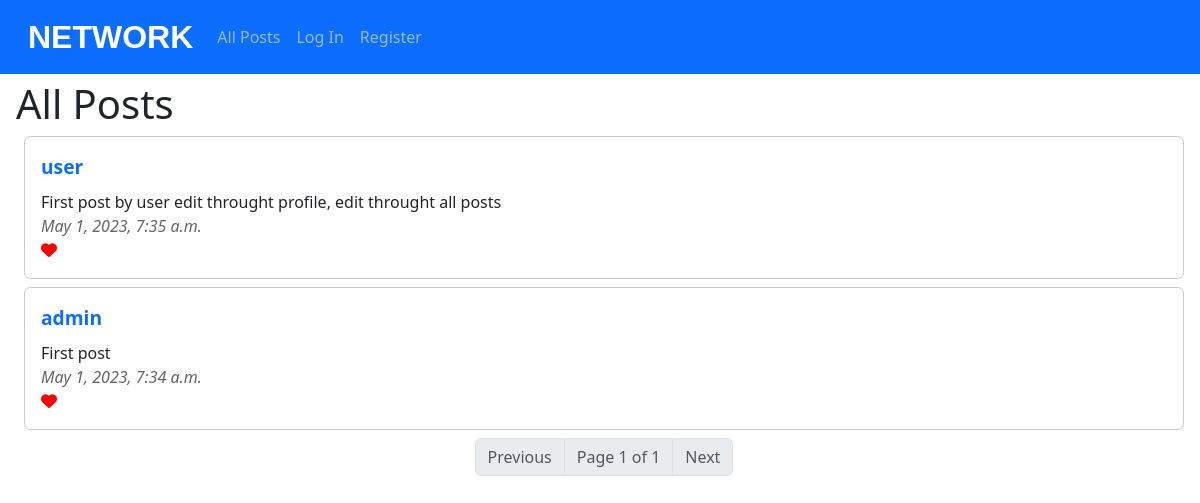
Before: / with the older database file.
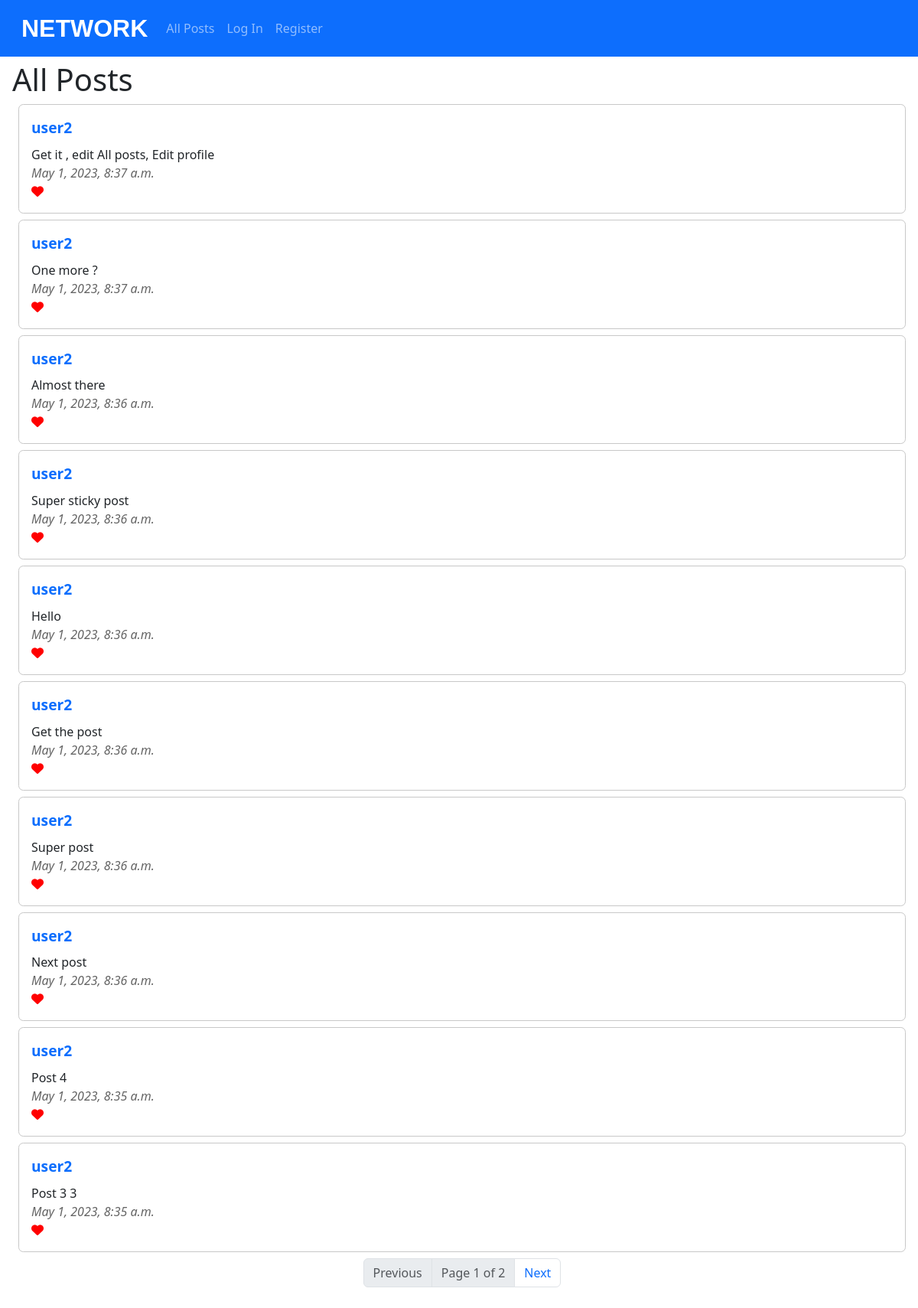
After: the same page with the newer database file.
### network/models.py (models this page shows, shortened)
class Post(models.Model):
    body = models.CharField(max_length=640)                                         # Post text
    date = models.DateTimeField(auto_now_add=True)                                  # Creation date
    date_edit = models.DateTimeField(auto_now=True, blank=True)                     # Edit date
    user = models.ForeignKey(User, on_delete=models.CASCADE)                        # User
    likes = models.ManyToManyField(User, blank=True, related_name="users_likes")    # Likes

class User(AbstractUser):
    pass

### network/views.py (the view)
# urls.py: path("", views.index, name="index"),
def index(request):
    logged_in = False
    if request.user.is_authenticated:
        logged_in = True
    posts = Post.objects.all()
    posts = posts.order_by("-date").all()
    paginator = Paginator(posts, 10)
    page_number = request.GET.get('page')
    page_obj = paginator.get_page(page_number)
    return render(request, "network/index.html", {
        "page_obj": page_obj,
        "logged_in": logged_in,
    })

### network/templates/network/index.html (shortened to what this page needs)
{% extends "network/layout.html" %}
{% block body %}
<div id="index_div">
    <h1 id="heading">All Posts</h1>
    <div id="all_posts">
        {% if page_obj %}
            {% for post in page_obj %}
            <div class="post">
                <div class="post_user"><a href="{% url 'profile' post.user %}">{{ post.user }}</a></div>
                <div class="post_body">{{ post.body }}</div>
                <div class="post_date">{{ post.date }}</div>
                {% if user.is_authenticated %}
                <div class="post_like_button"></div>
                {% else %}
                <div class="post_like_icon"><i class="fa-solid fa-heart" style="color: #ff0000" aria-hidden="true"></i></div>
                {% endif %}
            </div>
            {% endfor %}
            <nav aria-label="Page navigation example">
                <ul class="pagination justify-content-center">
                {% if page_obj.has_previous %}
                    <li class="page-item"><a class="page-link" href="?page={{ page_obj.previous_page_number }}">Previous</a></li>
                {% else %}
                    <li class="page-item disabled"><a class="page-link">Previous</a></li>
                {% endif %}
                    <li class="page-item disabled"><a class="page-link">Page {{ page_obj.number }} of {{ page_obj.paginator.num_pages }}</a></li>
                {% if page_obj.has_next %}
                    <li class="page-item"><a class="page-link" href="?page={{ page_obj.next_page_number }}">Next</a></li>
                {% else %}
                    <li class="page-item disabled"><a class="page-link">Next</a></li>
                {% endif %}
                </ul>
            </nav>
        {% else %}
        <h4>There are no posts yet!</h4>
        {% endif %}
    </div>
</div>
{% endblock %}

### network/templates/network/layout.html (shortened to what this page needs)
{% load static %}
<!DOCTYPE html>
<html lang="en">
    <head>
        <link href="https://cdn.jsdelivr.net/npm/bootstrap@5.3.0-alpha3/dist/css/bootstrap.min.css" rel="stylesheet">
        <link href="{% static 'network/styles.css' %}" rel="stylesheet">
    </head>
    <body>
        <nav class="navbar navbar-expand-lg bg-primary fixed-top" data-bs-theme="dark">
            <div class="container-fluid">
                <a class="navbar-brand" href="{% url 'index' %}">NETWORK</a>
                <div class="collapse navbar-collapse" id="navbarTogglerDemo01">
                    <ul class="navbar-nav me-auto mb-2 mb-lg-0">
                        <li class="nav-item">
                        <a class="nav-link" href="{% url 'index' %}">All Posts</a>
                        </li>
                        {% if user.is_authenticated %}
                            <li class="nav-item">
                                <a class="nav-link" href="{% url 'following' %}">Following</a>
                            </li>
                            <li class="nav-item">
                                <a class="nav-link" href="{% url 'logout' %}">Log Out</a>
                            </li>
                        {% else %}
                            <li class="nav-item">
                                <a class="nav-link" href="{% url 'login' %}">Log In</a>
                            </li>
                            <li class="nav-item">
                                <a class="nav-link" href="{% url 'register' %}">Register</a>
                            </li>
                        {% endif %}
                    </ul>
                </div>
            </div>
          </nav>
        <div class="body">
            {% block body %}
            {% endblock %}
        </div>
    </body>
</html>

### network/static/network/styles.css (style rules this page uses)
body { margin: 2rem 1rem; }
#heading { margin-top: 5rem; }
a { text-decoration: none; }
.navbar-brand { font-size: 2rem; padding-left: 1rem; font-weight: bold; font-family:Arial, Helvetica, sans-serif; }
#all_posts { margin: 0rem 0rem 1rem 0.5rem; }
.post { padding:1rem; border: 1px solid rgb(200, 200, 200); border-radius: 0.4rem; margin-bottom: 0.5rem; transition: 0.5s background-color ease-in-out; }
.post_user { font-size: 1.2rem; font-weight: bold; margin-bottom: 0.5rem; }
.post_date { font-style: italic; color: rgb(100, 100, 100); }
.post_like_button, .post_like_icon { display: inline-block; }

Changed rows visible on the page:
removed Post: user "user", body "First post by user edit throught profile, edit throught all posts", date "May 1, 2023, 7:35 a.m."
removed Post: user "admin", body "First post", date "May 1, 2023, 7:34 a.m."
added Post: user "user2", body "Get it , edit All posts, Edit profile", date "May 1, 2023, 8:37 a.m."
added Post: user "user2", body "One more ?", date "May 1, 2023, 8:37 a.m."
added Post: user "user2", body "Almost there", date "May 1, 2023, 8:36 a.m."
added Post: user "user2", body "Super sticky post", date "May 1, 2023, 8:36 a.m."
added Post: user "user2", body "Hello", date "May 1, 2023, 8:36 a.m."
added Post: user "user2", body "Get the post", date "May 1, 2023, 8:36 a.m."
added Post: user "user2", body "Super post", date "May 1, 2023, 8:36 a.m."
added Post: user "user2", body "Next post", date "May 1, 2023, 8:36 a.m."
added Post: user "user2", body "Post 4", date "May 1, 2023, 8:35 a.m."
added Post: user "user2", body "Post 3 3", date "May 1, 2023, 8:35 a.m."
Other visible differences:
{{ page_obj.paginator.num_pages }}: "1" → "2"
